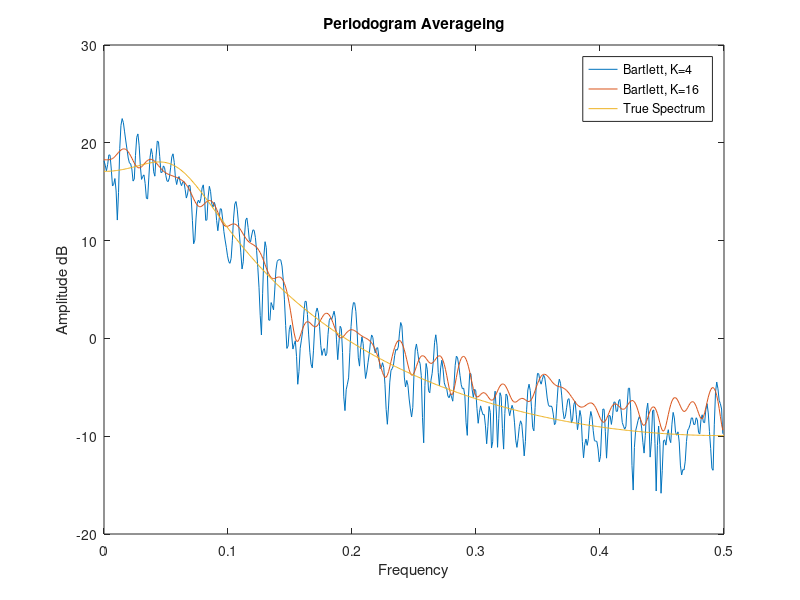

MATLAB code for this plot: (Note: this script raises an error after producing the figure.)
%% ##### Task 1 #####
% Task 1.1
clear all
clc

f0=0:0.001:0.5;
A = [1 -1.5 0.64];
B = 1;

G = freqz(B,A,2*pi*f0);
y = 20*log10(abs(G));

plot(f0,y)
xlabel('Frequency')
ylabel('Amplitude dB')
title('True Spectrum')

%% Task 1.2
% Generate a periodogram This is Gaussian noise , W.


N = 1024;
L = 50;

b = randn(1,N+L);
A = [1 -1.5 0.64];
f=0:1/N:(N-1)/(2*N); 

x = filter(1,A,b);

x=x(L+1:end);

X=fft(x,N);
P=X.*conj(X)/N;
P=P(1:N/2);
PdB=10*log10(abs(P));

%True spectrum
f0=0:0.001:0.5;
G = freqz(1,A,2*pi*f0);
y = 20*log10(abs(G));

plot(f,PdB)
 hold on
 plot(f0,y)
 hold off
 title('Periodogram vs. True Spectrum')
 legend('Periodogram','True Spectrum')
 xlabel('Frequency')
ylabel('Amplitude dB')
 
 %% Task 1.3
 
 % K = 4;
 N = 1024;
 L = 50;
 K1 = 4;
 M1 = N/K1;
 f=0:1/N:(N-1)/(2*N);
b = randn(1,N+L);
A = [1 -1.5 0.64];
 
x = filter(1,A,b);
x=x(L+1:end);
 
 
 xx1=reshape(x,M1,K1);
 XX1=fft(xx1,N);
 PP1=XX1.*conj(XX1)/M1;
 PB1=mean(PP1');
 PB1=PB1(1:N/2)';
 
 plot(f,10*log10(abs(PB1)))
 hold on
 
 % K = 16
 
 K2 = 16;
 M2 = N/K2;
 
 xx2=reshape(x,M2,K2);
 XX2=fft(xx2,N);
 PP2=XX2.*conj(XX2)/M2;
 PB2=mean(PP2');
 PB2=PB2(1:N/2)';
 
 plot(f,10*log10(abs(PB2)))
 hold on
 
% True Spectrum
f0=0:0.001:0.5;
G = freqz(1,A,2*pi*f0);
y = 20*log10(abs(G));
 

 plot(f0,y)
 hold off
 
 title('Periodogram Averageing')
 legend('Bartlett, K=4','Bartlett, K=16','True Spectrum')
 xlabel('Frequency')
ylabel('Amplitude dB')

 %% ##### Task 2.3 #####
 
 N = 1024;
 L = 50;
 K1 = 4;
 M1 = N/K1;
 f=0:1/N:(N-1)/(2*N);
b = randn(1,N+L);
A = [1 -1.5 0.64];
 
x = filter(1,A,b);
x=x(L+1:end);
 
PW = pwelch(x,64,[],2*pi*f)*2*pi;
plot(f,10*log10(abs(PW)))
hold on

 % Pure estimation
 K2 = 16;
 M2 = N/K2;
 
 xx2=reshape(x,M2,K2);
 XX2=fft(xx2,N);
 PP2=XX2.*conj(XX2)/M2;
 PB2=mean(PP2');
 PB2=PB2(1:N/2)';
 
 plot(f,10*log10(abs(PB2)))
 hold off
 title('Windows')
 legend('Welch','Bartlett, K=16')
 xlabel('Frequency')
ylabel('Amplitude dB')
 
%% ##### Task 3 #####
%% 3.1
  
 % M=64
 
N = 1024;
L = 50;
A = [1 -1.5 0.64];
b = randn(1,N+L);
x = filter(1,A,b);
x = x(L+1:end);
M = 64;
NFFT = 1024;
 
[PBT, fgrid] = btmethod(x, M, NFFT);
figure
plot(fgrid,PBT)
hold on

% M=15

N = 1024;
L = 50;
b = randn(1,N+L);
x = filter(1,A,b);
x = x(L+1:end);
M = 15;
NFFT = 1024;
 
[PBT, fgrid] = btmethod(x, M, NFFT);

plot(fgrid,PBT)
hold on


% Bartlett

 K = 16;
 f=0:1/N:(N-1)/(2*N);
b = randn(1,N+L);
A = [1 -1.5 0.64];
 
x = filter(1,A,b);
x=x(L+1:end);

M = N/K;
xx = reshape(x,M,K);
XX = fft(xx,N);
PP = XX.*conj(XX)/M;
PB = mean(PP');
PB = PB(1:N/2);
 
 plot(f,10*log10(abs(PB)));

 hold off
 title('Periodogram smoothing')
 legend('Blackman-Tukey, M=64','Blackman-Tukey, M=15','Bartlett')
 xlabel('Frequency')
ylabel('Amplitude dB')
 
%% ##### Task 4 #####
% Task 4.1

N = 1024;
L = 50;
b = randn(1,N+L);
x = filter(1,[1 -1.5 0.64], b);
x = x(L+1:end);

order = 2;

[PAR,f_ar] = pyulear(x,order,N);
f_ar=f_ar/(2*pi);
PAR=PAR.*pi;

figure
plot(f_ar,10*log10(abs(PAR)));
hold on

% True spectrum
f0=0:0.001:0.5;
A = [1 -1.5 0.64];
B = 1;

G = freqz(B,A,2*pi*f0);
y = 20*log10(abs(G));

plot(f0,y)
hold off

legend('Parametric AR','True Spectrum');
title('Parametric AR Modeling')
xlabel('Frequency')
ylabel('Amplitude dB')

%% Task 4.2

% order= 1
N = 1024;
L = 50;
b = randn(1,N+L);
x = filter(1,[1 -1.5 0.64], b);
x = x(L+1:end);

order = 1;

[PAR,f_ar] = pyulear(x,order,N);
f_ar=f_ar/(2*pi);
PAR=PAR.*pi;

figure
plot(f_ar,10*log10(abs(PAR)));
hold on

%order = 100
N = 1024;
L = 50;
b = randn(1,N+L);
x = filter(1,[1 -1.5 0.64], b);
x = x(L+1:end);

order = 100;

[PAR,f_ar] = pyulear(x,order,N);
f_ar=f_ar/(2*pi);
PAR=PAR.*pi;


plot(f_ar,10*log10(abs(PAR)));
hold on

% True spectrum
f0=0:0.001:0.5;
A = [1 -1.5 0.64];
B = 1;

G = freqz(B,A,2*pi*f0);
y = 20*log10(abs(G));

plot(f0,y)
hold off

legend('Parametric AR, p=1','Parametric AR, p=100','True Spectrum')
title('Parametric AR Modeling')
xlabel('Frequency')
ylabel('Amplitude dB')

%% ##### Task 5 #####
% 5.1

f0=0:0.001:0.5;

A = [1 -0.24 0.08 -0.37 0.52];
B = [1 0.56 0.81];

G = freqz(B,A,2*pi*f0);
Y = 20*log10(abs(G));

figure()
plot(f0, Y)
title('True Spectrum, ARMA')
xlabel('Frequency')
ylabel('Amplitude dB')

%% Task 5.2
NFFT = 2048;
M = 35;
L = 100;
x = randn(1,NFFT+L);

A = [1 -0.24 0.08 -0.37 0.52];
B = [1 0.56 0.81];

x = filter(B,A,x);
x = x(L+1:end);
[PBT,fgrid] = btmethod(x,M,NFFT);
figure()
plot(fgrid,PBT); hold on

G = freqz(B,A,2*pi*f0);
Y = 20*log10(abs(G));

plot(f0, Y)
hold off
legend('BT, M=35','True Spectrum')
xlabel('Frequency')
ylabel('Amplitude dB')


%% Task 5.3

N = 8192;
A = [1 -0.24 0.08 -0.37 0.52];
B = [1 0.56 0.81];

random = randn(1,N);
x = filter(B,A,random);

NFFT = 2048;

for p=10:10:50
    
    [PAR,f_ar] = pyulear(x,p,NFFT);
    f_ar=f_ar/(2*pi);
    PAR=PAR.*pi;
    plot(f_ar,10*log10(abs(PAR)));
    hold on
end

% True Spectrum
f0=0:0.001:0.5;
G = freqz(B,A,2*pi*f0);
Y = 20*log10(abs(G));

plot(f0, Y,'Linewidth',2)
title('AR modeling')
legend('Order = 10','Order = 20','Order = 30','Order = 40','Order = 50','True')
xlabel('Frequency')
ylabel('Amplitude dB')
hold off

%% ##### Task 6 #####
% 6.1

f0=0:0.001:0.5;

A_d = [1 -0.13 0.9];
B_d = 1;

A_w = 1;
B_w = [1 -0.8 0.2];

G_d = freqz(B_d,A_d,2*pi*f0);
Y_d = 10*log10(abs(G_d));

G_w = freqz(B_w,A_w,2*pi*f0);
Y_w = 10*log10(abs(G_w));

figure()
plot(f0, Y_d)
hold on
plot(f0,Y_w)
hold off
title('Spectra of desired signal and disturbance')
legend('d[n]','w[n]')
xlabel('Frequency')
ylabel('Amplitude dB')

%% Task 6.A.3

figure()

% p=1
r_d1 = 5.2879;
r_w1 = 1.68;
r_x1 = r_d1 + r_w1;
R_X1 = toeplitz(r_x1);
h_1 = R_X1\r_d1;
[H1,W1] = freqz(h_1);
subplot(2,2,1)
plot(W1/pi,20*log10(abs(H1)));
title('p=1')

% p=2
r_d2 = [5.2879 ;0.3618];
r_w2 = [1.68; -0.96];
r_x2 = r_d2 + r_w2;
R_X2 = toeplitz(r_x2);
h_2 = R_X2\r_d2;
[H2,W2] = freqz(h_2);
subplot(2,2,2)
plot(W2/pi,20*log10(abs(H2)));
title('p=2')

% p=5
r_d5(1) = 5.2879;
r_d5(2) = 0.3618;
r_w5 = [1.68; -0.96; 0.2; 0; 0]; 
for k = 3:5
    r_d5(k) = 0.13.*r_d5(k-1) - 0.9.*r_d5(k-2);   
end
r_d5 = r_d5';
r_x5 = r_d5 + r_w5;
R_X5 = toeplitz(r_x5);
h_5 = R_X5\r_d5;
[H5,W5] = freqz(h_5);
subplot(2,2,3)
plot(W5/pi,20*log10(abs(H5)));
title('p=5')

% p=10
r_d10(1) = 5.2879;
r_d10(2) = 0.3618;
r_w10 = [1.68; -0.96; 0.2; 0; 0; 0; 0; 0; 0; 0]; 
for k = 3:10
    r_d10(k) = 0.13.*r_d10(k-1) - 0.9.*r_d10(k-2);   
end
r_d10 = r_d10';
r_x10 = r_d10 + r_w10;
R_X10 = toeplitz(r_x10);
h_10 = R_X10\r_d10;
[H10,W10] = freqz(h_10);
subplot(2,2,4)
plot(W10/pi,20*log10(abs(H10)));
title('p=10')



%% Task 6.B

    
r_d_x1 = R_X1*h_1;
mse_1 = 5.2879 - sum(r_d_x1.*h_1)

% h_2
r_d_x2 = R_X2*h_2;
mse_2 = 5.2879 - sum(r_d_x2.*h_2)

% h_5
r_d_x5 = R_X5*h_5;
mse_5 = 5.2879 - sum(r_d_x5.*h_5)

% h_10
r_d_x10 = R_X10*h_10;
mse_10 = 5.2879 - sum(r_d_x10.*h_10)

%% Task 6.B.5

N = 200;

ed = randn(1,N);
ew = randn(1,N);

A_d = [1 -0.13 0.9];
B_d = 1;

A_w = 1;
B_w = [1 -0.8 0.2];

d_n = filter(B_d,A_d,ed);
w_n = filter(B_w,A_w,ew);

x_n = d_n + w_n;

plot(d_n(150:end))
hold on
plot(x_n(150:end))

legend('d[n]','x[n]')
xlabel('Frequency')
ylabel('Amplitude dB')

 % p=1
d_pn1 = conv(x_n,h_1);
d_pn1 = d_pn1(1:N);
e_p1 = d_n-d_pn1;
MSE_emp1 = norm(e_p1)^2/N

% p=2
d_pn2 = conv(x_n,h_2);
d_pn2 = d_pn2(1:N);
e_p2 = d_n-d_pn2;
MSE_emp2 = norm(e_p2)^2/N

% p=5
d_pn5 = conv(x_n,h_5);
d_pn5 = d_pn5(1:N);
e_p5 = d_n-d_pn5;
MSE_emp5 = norm(e_p5)^2/N

% p=10
d_pn10 = conv(x_n,h_10);
d_pn10 = d_pn10(1:N);
e_p10 = d_n-d_pn10;
MSE_emp10 = norm(e_p10)^2/N













